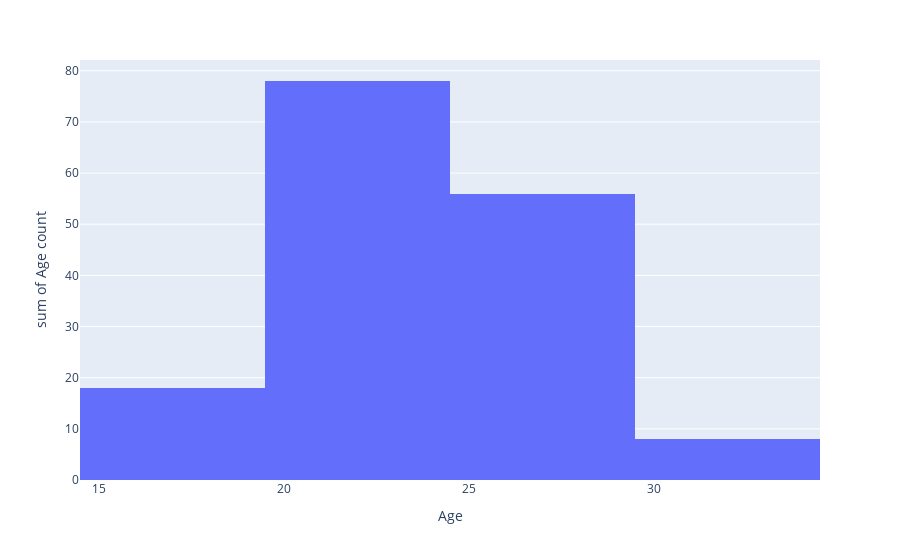

Notebook code cell kept with this figure:
### Code cell
px.histogram(number_ages_taekwondo, x="Age", y="Age count")

### Figure 1 — Plotly figure (JSON) as saved in the notebook; plotly's stock layout.template omitted (floating-point values rounded to 4 significant figures)
{"data": [{"alignmentgroup": "True", "bingroup": "x", "histfunc": "sum", "hovertemplate": "Age=%{x}<br>sum of Age count=%{y}<extra></extra>", "legendgroup": "", "marker": {"color": "#636efa", "pattern": {"shape": ""}}, "name": "", "offsetgroup": "", "orientation": "v", "showlegend": false, "type": "histogram", "x": [16, 17, 18, 19, 20, 21, 22, 23, 24, 25, 26, 27, 28, 29, 30, 31, 32, 33, 34], "xaxis": "x", "y": [1, 4, 5, 8, 12, 19, 17, 16, 14, 14, 15, 7, 14, 6, 1, 2, 3, 1, 1], "yaxis": "y"}], "layout": {"barmode": "relative", "legend": {"tracegroupgap": 0}, "margin": {"t": 60}, "xaxis": {"anchor": "y", "domain": [0, 1], "title": {"text": "Age"}}, "yaxis": {"anchor": "x", "domain": [0, 1], "title": {"text": "sum of Age count"}}}}
